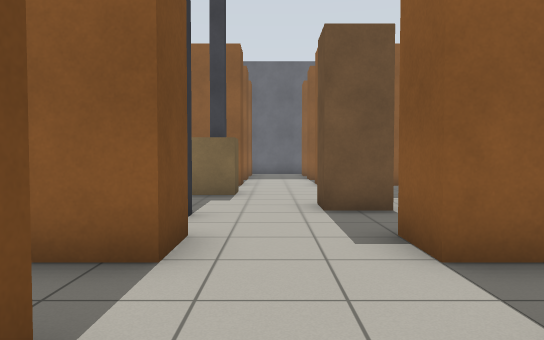
view 1 (above)

19 first-person views from a walk through a robot-simulator world made for Gazebo. The camera is 0.94 m above the floor, tilts 2° down and sees 70° across. The floor is counted in squares, 1 m on a side. Each view is taken from the middle of a square. On the plan, view 1 faces up. The plan holds only what a view shows up to about 13 squares ahead; the rest is blank.

view 2
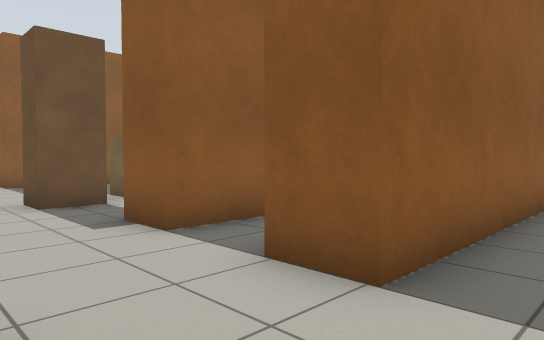

view 3
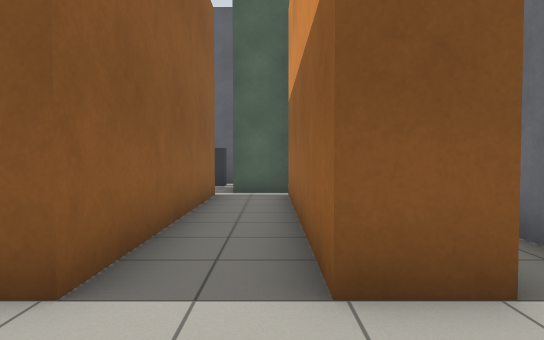

view 4
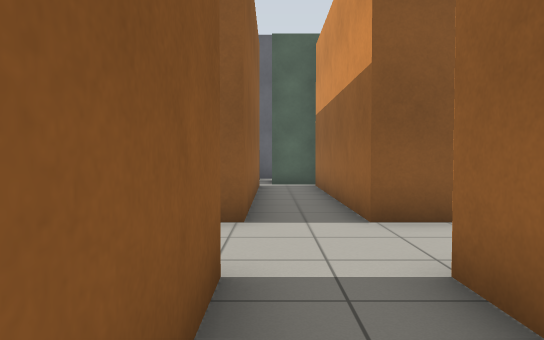

view 5
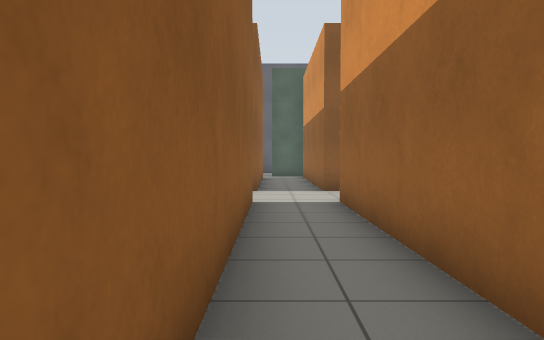

view 6
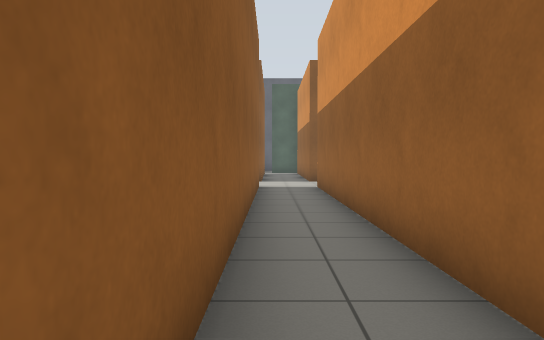

view 7
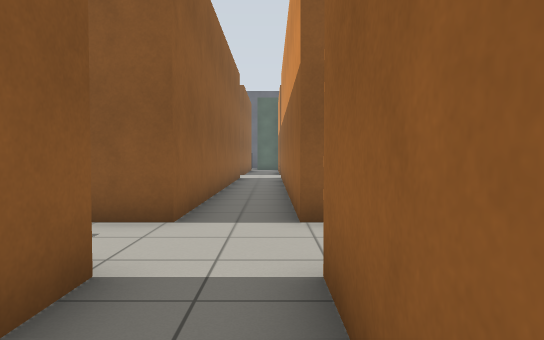

view 8
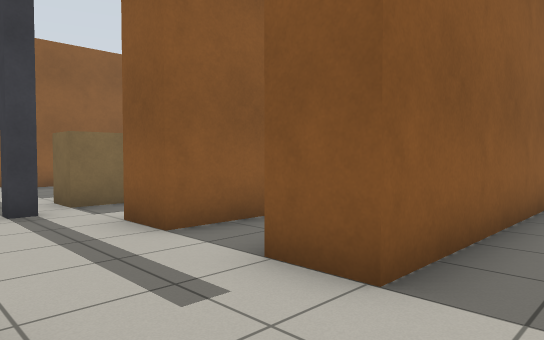

view 9
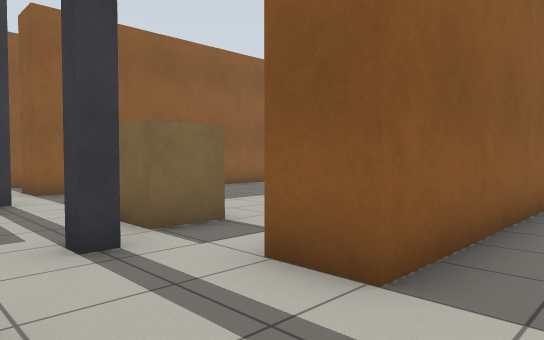

view 10
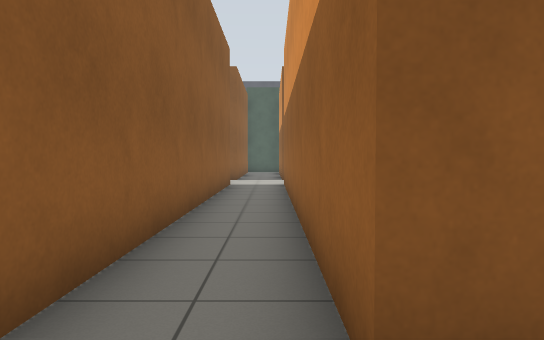

view 11
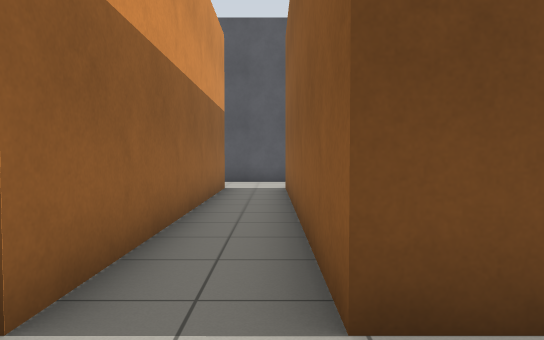

view 12
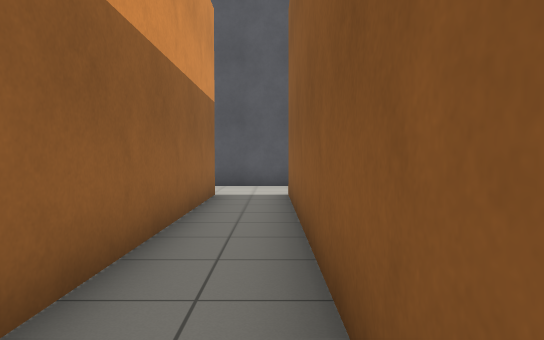

view 13
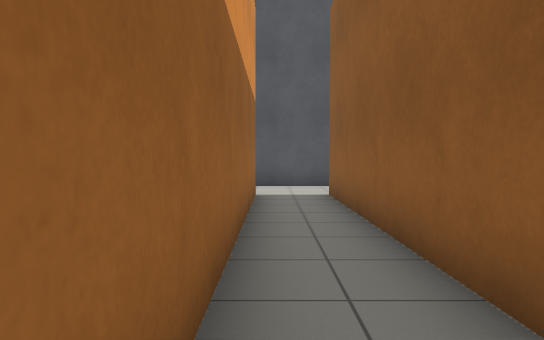

view 14
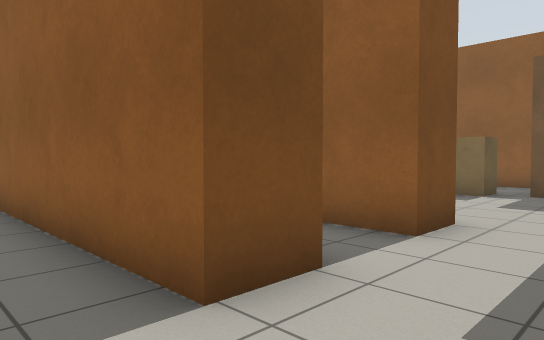

view 15
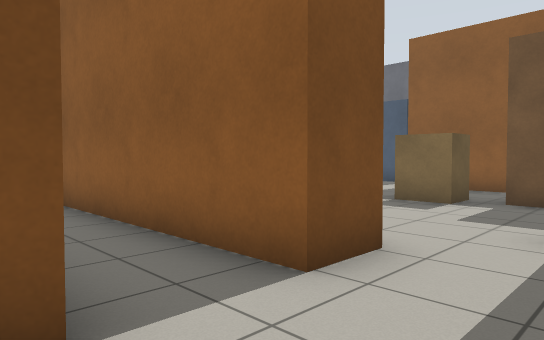

view 16
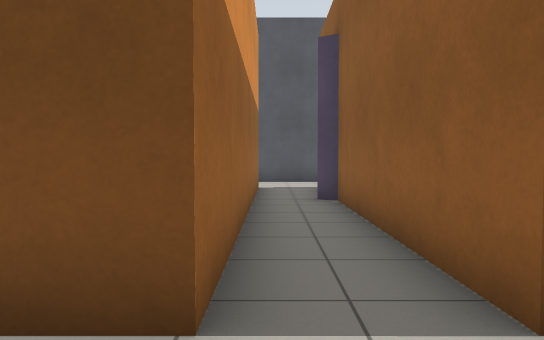

view 17
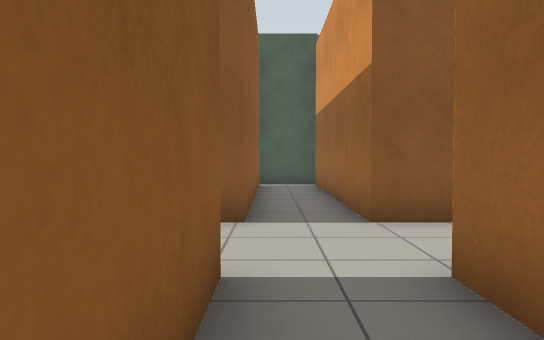

view 18
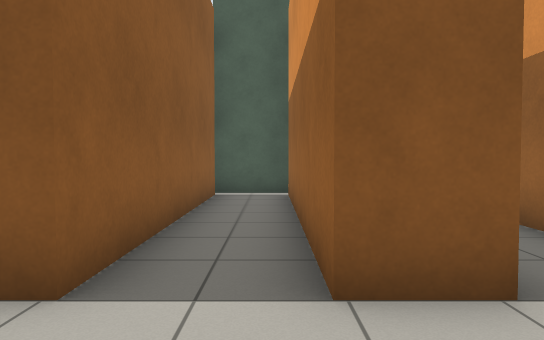

view 19
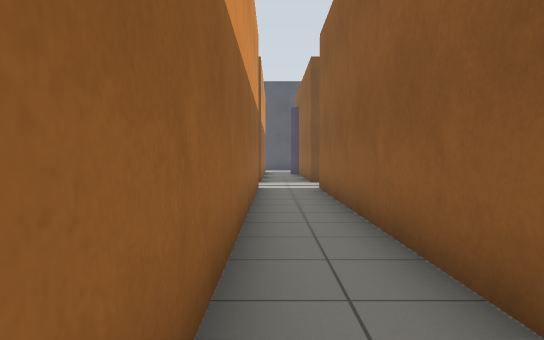

### Floor plan
Points are (right, up) in squares from view 1. A wall is a line through its corners. A room is listed if a view was taken in it or the views show most of it. See-through windows are left out.
Room 1 (views 1, 2, 3, 4, 5, 6, 7, 8, 11, 12, 13, 14, 15)
walls: (-12.5, -1.4) (-1, -1.4); (-15, 1.6) (-15, 0.4) (-24.5, 0.4); (-1, 0.4) (-12.5, 0.4) (-12.5, 1.6); (1.5, -1.4) (8.1, -1.4); (-24.5, -1.4) (-15, -1.4); (-27.3, 0.9) (-27.3, -1.9); (8.4, 0.4) (1.5, 0.4) (1.5, 1.6)
ways out: opening at (-13.5, 1) to room 2; opening at (0.5, 1) to room 2; opening at (-25.5, -2); opening at (-25.5, 1); opening at (-13.5, -2); opening at (0.5, -2)
Room 2 (views 9, 10, 16, 17, 18, 19)
walls: (-12.5, 1.6) (-1, 1.6); (-1, 4.6) (-1, 3.4) (-12.5, 3.4) (-12.5, 4.6); (-15, 4.6) (-15, 3.4) (-21.2, 3.4) (-21.5, 2.9); (1.5, 1.6) (8.4, 1.6); (-21.4, 1.6) (-15, 1.6); (8.4, 3.4) (1.5, 3.4) (1.5, 4.6)
ways out: opening at (-13.5, 1) to room 1; opening at (0.5, 1) to room 1; opening at (-21, 2); opening at (-13.5, 4); opening at (0.5, 4)

Positions as (right, up) in squares from view 1, and headings:
1: (0, 0), facing up
2: (-1, -1), facing up-right
3: (-1, -1), facing right
4: (-4, 0), facing right
5: (-9, 0), facing right
6: (-13, 0), facing right
7: (-18, -1), facing right
8: (-15, -1), facing up-right
9: (-15, 2), facing up-right
10: (-14, 2), facing right
11: (-13, 0), facing left
12: (-15, 0), facing left
13: (-15, -1), facing left
14: (-13, -1), facing up-left
15: (-13, 1), facing up-left
16: (-13, 2), facing left
17: (-4, 3), facing right
18: (-1, 2), facing right
19: (-1, 2), facing left
